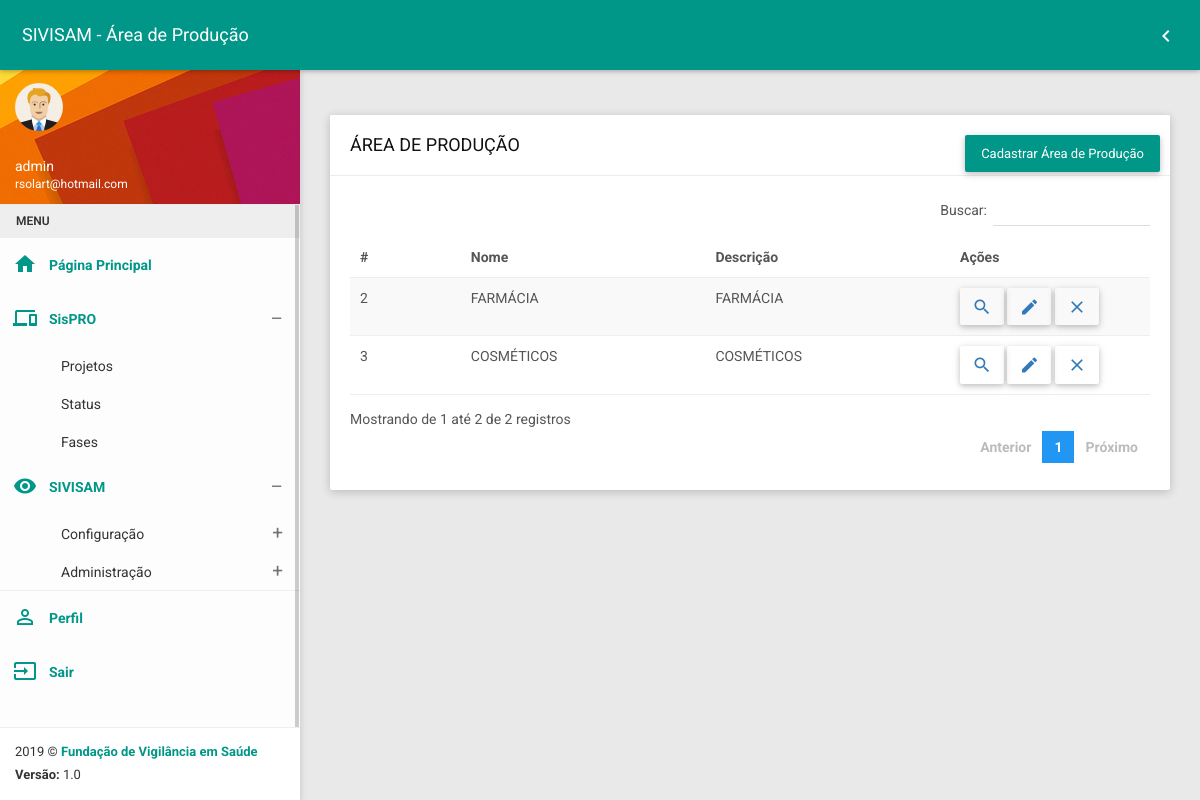
/devisa/areaproducao_list (signed in), run on the app's committed database.
### devisa/models.py (models this page shows, shortened)
class Areaproducao(models.Model):
    ap_nome = models.CharField(verbose_name='nome', max_length=200, default='')
    ap_descricao = models.CharField(verbose_name='descrição', max_length=400, default='')
    class Meta:
        permissions = (
            ('area_producao_list', 'Pode listar áreas de produção'),
            ('area_producao_create', 'Pode cadastrar área de produção'),
            ('area_producao_update', 'Pode editar área de produção'),
            ('area_producao_view', 'Pode ver área de produção'),
            ('area_producao_delete', 'Pode excluir área de produção')
        )

### devisa/views.py (the view)
# urls.py: path('areaproducao_list', areaproducao_list, name="areaproducao_list"),
@login_required
@permission_required('devisa.areaproducao_list')
def areaproducao_list(request):
    model = Areaproducao.objects.all()
    return render(request, 'areaproducao/areaproducao_list.html', {'areaproducaos': model})

### devisa/templates/areaproducao/areaproducao_list.html (shortened to what this page needs)
{% extends 'base.html' %}
{% load static %}
{% block css %}
    <link href="{% static 'plugins/bootstrap/css/bootstrap.css' %}" rel="stylesheet">
    <link href="{% static 'plugins/node-waves/waves.css' %}" rel="stylesheet" />
    <link href="{% static 'plugins/animate-css/animate.css' %}" rel="stylesheet" />
    <link href="{% static 'plugins/jquery-datatable/skin/bootstrap/css/dataTables.bootstrap.css' %}" rel="stylesheet">
    <link href="{% static 'css/style.css' %}" rel="stylesheet">
    <link href="{% static 'css/themes/all-themes.css' %}" rel="stylesheet" />
{% endblock %}
{% block title %} SIVISAM - Área de Produção {% endblock %}
{% block return %}
       <li class="pull-right"><a href="{% url 'devisa' %}"><i class="material-icons">chevron_left</i></a></li>
{% endblock %}
{% block content %}
<div class="row clearfix">
                <div class="col-lg-12 col-md-12 col-sm-12 col-xs-12">
                    <div class="card">
                        <div class="header">
                            <h2>
                                ÁREA DE PRODUÇÃO
                            </h2>
                            <ul class="header-dropdown m-r--5">
                                <li class="dropdown">
                                    <a href="{% url 'areaproducao_create' %}">
                                        <button type="button" class="btn bg-teal btn-block btn-lg waves-effect">
                                            Cadastrar Área de Produção
                                        </button>
                                    </a>
                                </li>
                            </ul>
                        </div>
                        <div class="body">
                            <div class="table-responsive">
                                <table class="table table-striped table-hover dataTable js-exportable">
                                    <thead>
                                        <tr>
                                            <th>#</th>
                                            <th>Nome</th>
                                            <th>Descrição</th>
                                            <th>Ações</th>
                                        </tr>
                                    </thead>
                                    <tbody>
                                        {% for ap in areaproducaos %}
                                        <tr>
                                            <td>{{ ap.id }}</td>
                                            <td>{{ ap.ap_nome }}</td>
                                            <td>{{ ap.ap_descricao }}</td>
                                            <td style="width: 25%;">
                                                <a href="{% url 'areaproducao_view' ap.id %}" class="btn"><i class="material-icons">search</i></a>
                                                <a href="{% url 'areaproducao_update' ap.id %}" class="btn"><i class="material-icons">mode_edit</i></a>
                                                <a href="{% url 'areaproducao_delete' ap.id %}" class="btn"><i class="material-icons">close</i></a>
                                            </td>
                                        </tr>
                                        {% endfor %}
                                    </tbody>
                                </table>
                            </div>
                        </div>
                    </div>
                </div>
</div>
{% endblock %}

### templates/base.html (shortened to what this page needs)
{% load static %}
<!DOCTYPE html>
<html>
<head>
    {% block css %}
    {% endblock %}
</head>
<body class="theme-teal">
    <nav class="navbar">
        <div class="container-fluid">
            <div class="navbar-header">
                <a class="navbar-brand" href="javascript:void(0);">{% block title %}{% endblock %}</a>
            </div>
            <div class="collapse navbar-collapse" id="navbar-collapse">
                <ul class="nav navbar-nav navbar-right">
                {% block return %}{% endblock %}
                </ul>
            </div>
        </div>
    </nav>
    <section>
        <aside id="leftsidebar" class="sidebar">
            <div class="user-info">
                <div class="image">
                    <img src="{% static 'images/user.png' %}" width="48" height="48" alt="User" />
                </div>
                <div class="info-container">
                    <div class="name" data-toggle="dropdown" aria-haspopup="true" aria-expanded="false">{{ user.username }}</div>
                    <div class="email">{{ user.email }}</div>
                </div>
            </div>
            <div class="menu">
                <ul class="list">
                    <li class="header">MENU</li>
                    <li class="active">
                        <a href="{% url 'home' %}">
                            <i class="material-icons">home</i>
                            <span>Página Principal</span>
                        </a>
                    </li>
                    <li class="active">
                        {% if perms.sistemasfvs.sistema_list %}
                                <a href="javascript:void(0);" class="menu-toggle">
                                    <i class="material-icons">devices</i>
                                    <span>SisPRO</span>
                                </a>
                        {% endif %}
                        <ul class="ml-menu">
                            <li>
                                <a href="{% url 'sistema_list' %}">
                                    <span>Projetos</span>
                                </a>
                            </li>
                            <li>
                                <a href="{% url 'status_list' %}">
                                    <span>Status</span>
                                </a>
                            </li>
                            <li>
                                <a href="{% url 'fase_list' %}">
                                    <span>Fases</span>
                                </a>
                            </li>
                        </ul>
                    </li>
                    <li class="active">
                        <a href="javascript:void(0);" class="menu-toggle" style="">
                            <i class="material-icons">remove_red_eye</i>
                            <span>SIVISAM</span>
                        </a>
                        <ul class="ml-menu">
                            <li>
                                <a href="javascript:void(0);" class="menu-toggle">
                                    <span>Configuração</span>
                                </a>
                            </li>
                            <li>
                                <a href="javascript:void(0);" class="menu-toggle">
                                    <span>Administração</span>
                                </a>
                            </li>
                        </ul>
                    </li>
                    <li style="border-top: 1px solid #eee;" class="active">
                        <a href="{% url 'perfil' %}">
                            <i class="material-icons">perm_identity</i>
                            <span>Perfil</span>
                        </a>
                    </li>
                    <li class="active">
                        <a href="{% url 'logout' %}">
                            <i class="material-icons">input</i>
                            <span>Sair</span>
                        </a>
                    </li>
                </ul>
            </div>
            <div class="legal">
                <div class="copyright">
                     2019 &copy; <a href="http://www.fvs.am.gov.br">Fundação de Vigilância em Saúde</a>
                </div>
                <div class="version">
                    <b>Versão: </b> 1.0
                </div>
            </div>
        </aside>
    </section>
    <section class="content">
        <div class="container-fluid">
           {% block content %}
           {% endblock %}
        </div>
    </section>
</body>
</html>

### statics/css/themes/all-themes.css (style rules this page uses)
.theme-teal .navbar { background-color: #009688; }
.theme-teal .navbar-brand { color: #fff; }
.theme-teal .nav > li > a { color: #fff; }
.theme-teal .sidebar .menu .list li.active { background-color: transparent; }
.theme-teal .sidebar .menu .list li.active > :first-child i, .theme-teal .sidebar .menu .list li.active > :first-child span { color: #009688; }
.theme-teal .sidebar .menu .list .toggled { background-color: transparent; }
.theme-teal .sidebar .menu .list .ml-menu { background-color: transparent; }
.theme-teal .sidebar .legal { background-color: #fff; }
.theme-teal .sidebar .legal .copyright a { color: #009688 !important; }

### data on the page
Areaproducao: id "2", ap_nome "FARMÁCIA", ap_descricao "FARMÁCIA"
Areaproducao: id "3", ap_nome "COSMÉTICOS", ap_descricao "COSMÉTICOS"

### other printed values
{{ user.username }} "admin"
{{ user.email }} "rsolart@hotmail.com"
